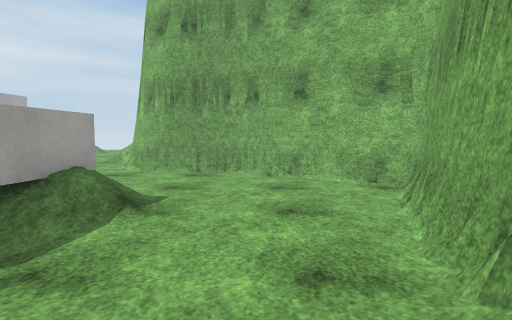
View 1 (above)

19 first-person views from a walk through a scene from a Unity 3-D project. The camera is 1.2 m above the floor, tilts 4° down and sees 75° across. The floor is counted in squares, 1 m on a side. Each view is taken from the middle of a square. On the plan, view 1 faces up. The plan holds only what a view shows up to about 14 squares ahead; the rest is blank. The place goes on beyond the plan. The player is left out. Surface patterns are stand-ins for the level's own textures.

View 2
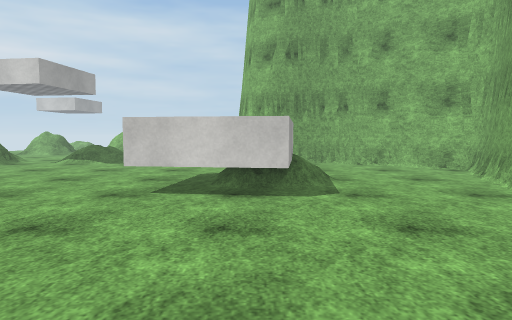

View 3
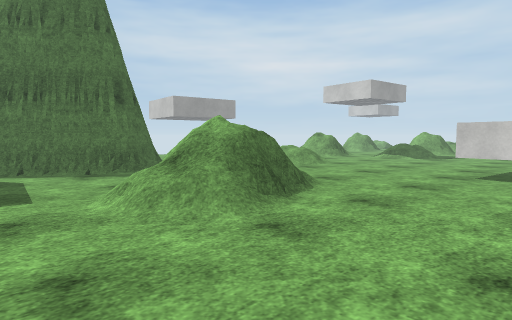

View 4
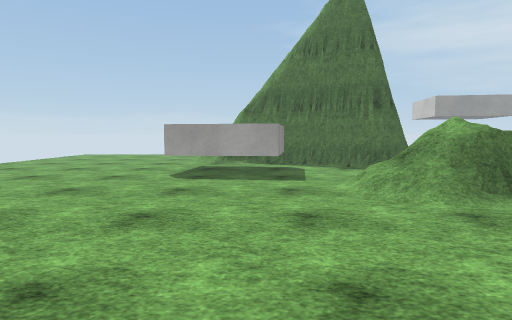

View 5
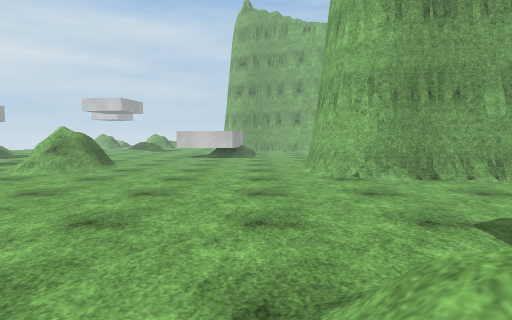

View 6
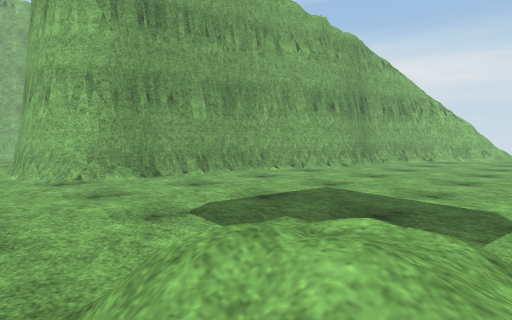

View 7
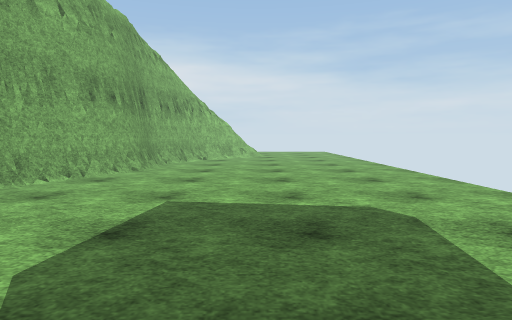

View 8
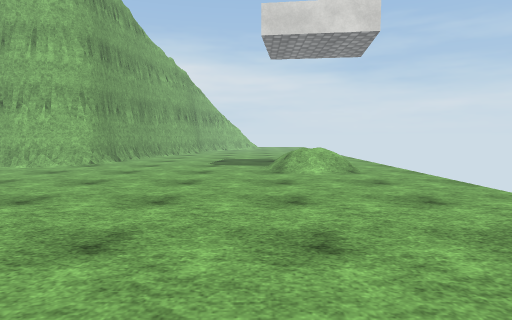

View 9
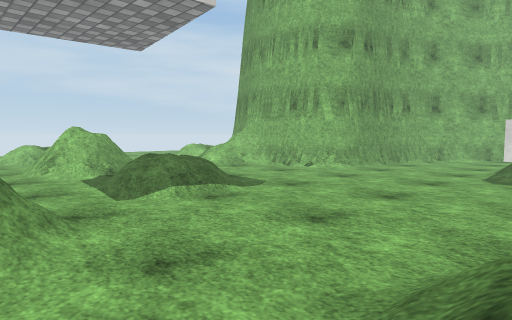

View 10
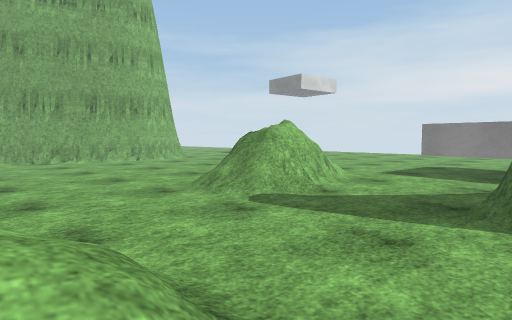

View 11
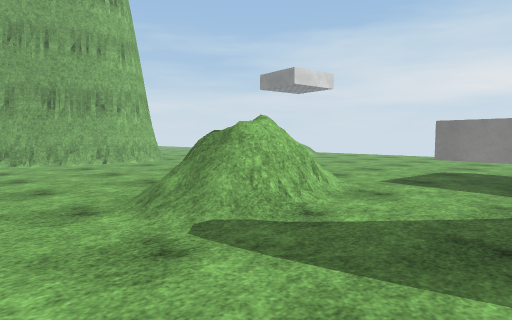

View 12
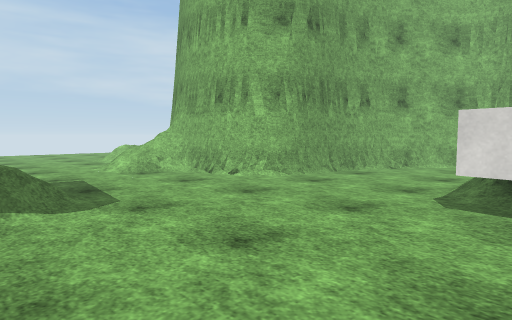

View 13
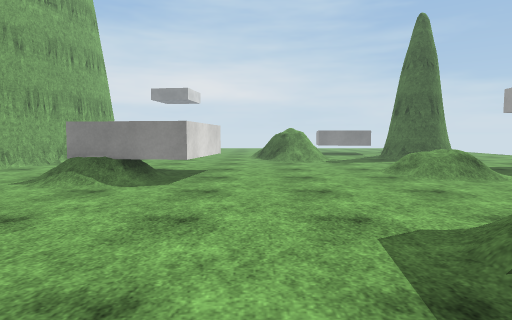

View 14
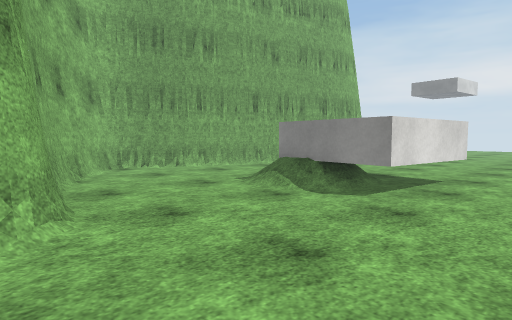

View 15
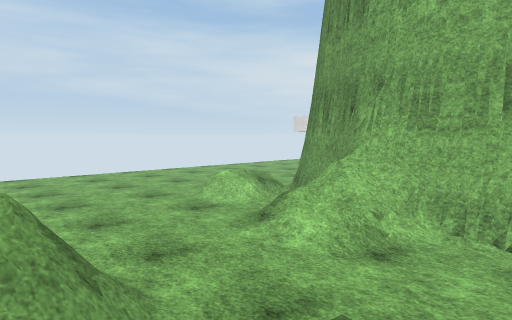

View 16
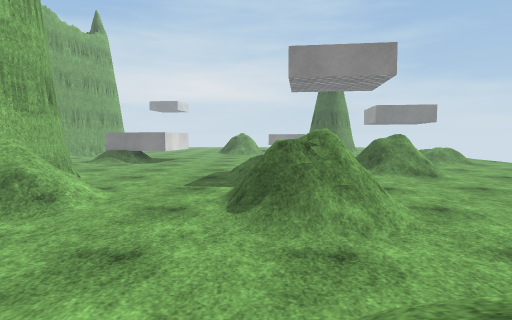

View 17
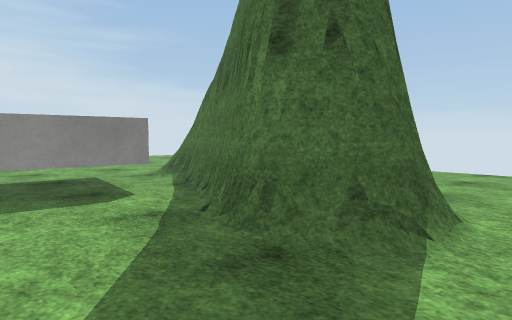

View 18
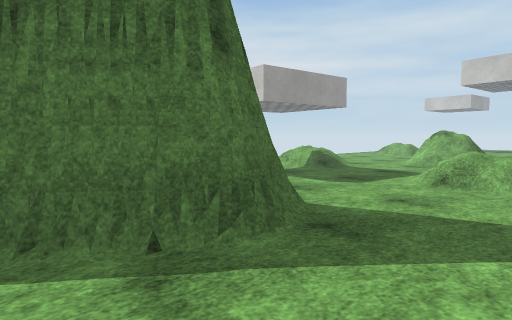

View 19
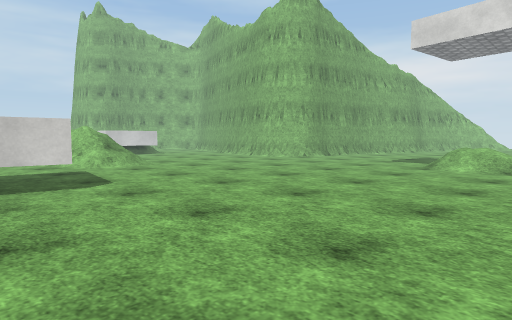

### Floor plan
Key: @ floor where view 1 was taken; # wall or solid block; . main floor; : floor 0.75 m higher than the main floor; / step, stairs or slope; = window, fence, low wall or low ledge; ^ raised ledge; O other object.
Columns run from 16 left of view 1 to 12 right of it. Each row starts with its distance up from view 1.
 26       ......
 25       .......
 24      /.......
 23       ...../
 22   .///....//
 21   ........//:
 20   .........//#
 19  ..///......##
 18 ...==#...//=#
 17 ...###...//##
 16 ...=OO.../=#
 15 ........../#
 14 .... /.....#
 13 ...///.....##
 12 O..////.....####
 11 ==.///........####
 10  /...............##
  9 O/................###
  8 ....................#
  7 ............//.....##
  6 ../.......^^^^/....##
  5 .///......^^ ^/....#
  4 ./:/......^ ^^....##
  3 .///......^^^^....#
  2 ..................#
  1 .................##
  0 ................@#
 -1 =....///.........#
 -2 ##...=/=........##
 -3 ##...=#==.......#
 -4 ##...==//.......#
 -5 #....////.......##
 -6 ......./.........#
 -7 .^^^.............######
 -8 ^   ^................#####
 -9 ^  ^.....................####
-10 ^  ^.......................##
-11 ..^^.........................
-12 .............................
-13 .............................
-14 .............................
-15  ..............///...........
-16  .............//:/...........
-17  ............./// ...........
-18    ..............   .........
-19  .  ..   ........    ........

Where each view was taken, in squares from view 1:
view 1: 0 up, 0 right, facing up
view 2: 4 down, 4 left, facing up
view 3: 8 down, 4 left, facing up-left
view 4: 8 down, 2 left, facing left
view 5: 17 down, 2 left, facing up
view 6: 17 down, 2 left, facing up-right
view 7: 14 down, 1 left, facing right
view 8: 14 down, 13 left, facing right
view 9: 5 up, 16 left, facing up-right
view 10: 4 up, 16 left, facing down-right
view 11: 2 up, 15 left, facing down-right
view 12: 5 up, 12 left, facing up-right
view 13: 15 up, 8 left, facing down
view 14: 13 up, 9 left, facing down-right
view 15: 13 up, 12 left, facing up-right
view 16: 24 up, 11 left, facing down
view 17: 0 up, 12 left, facing down-left
view 18: 6 down, 12 left, facing up-left
view 19: 19 down, 15 left, facing up-right
